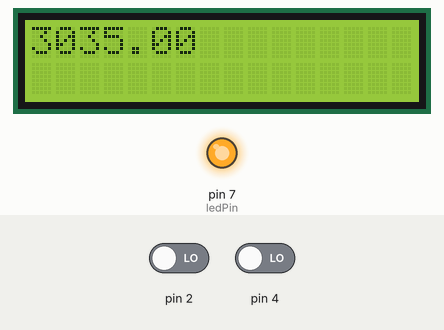
Bench run of a sketch on a simulated Arduino Uno, built with avr-gcc and run on an emulated ATmega328P. On the bench: 16×2 character LCD, output pins drawn as LEDs (lit = HIGH). The inputs (shaded band) are chosen by the test bench; at power-on: pin 2 LOW, pin 4 LOW.

Above: at 3.2 s.
3.3 s: pin 2 driven HIGH
At 3.45 s:
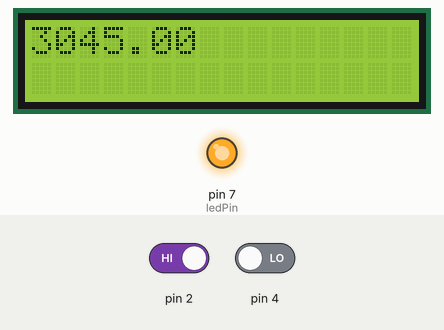
6.3 s: pin 4 driven HIGH
At 6.6 s:
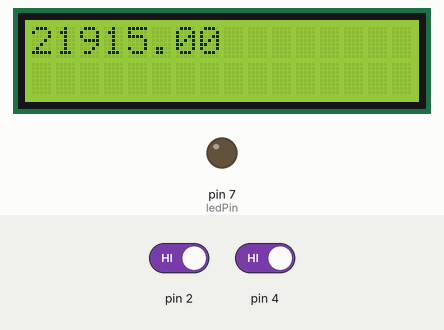
9.3 s: pin 2 driven LOW
At 9.45 s:
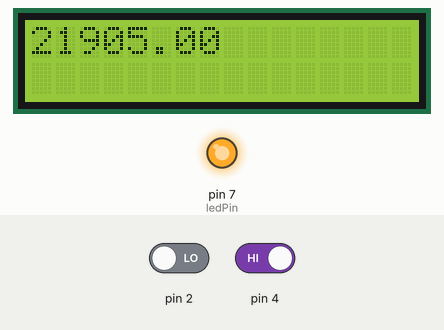
10.8 s: pin 4 driven LOW
At 12.9 s:
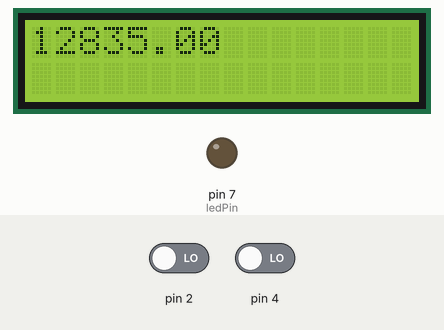
13.2 s: pin 2 driven HIGH
At 13.35 s:
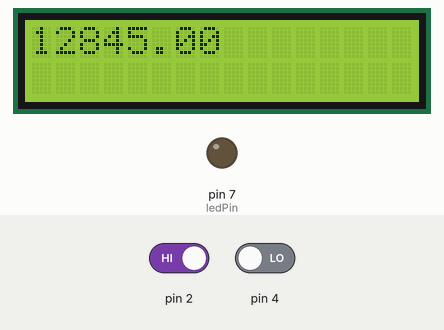
14.7 s: pin 4 driven HIGH
At 15.7 s:
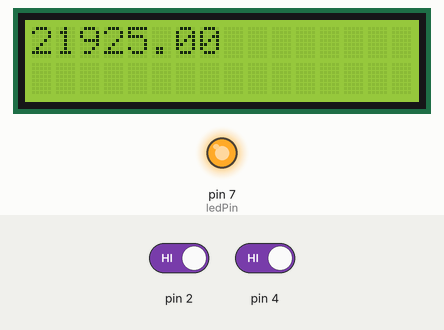
Timing chart, 0 to 17.6 s (numbered marks = the images above; inputs shaded):
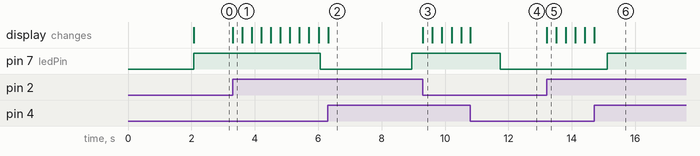

The sketch:

Timer.ino
```cpp
#include<LiquidCrystal.h>            //LCD display library

#define ledPin 7


LiquidCrystal lcd(8,9,10,11,12,13);


float value = 3035;                   //Preload timer value (3035 for 4 seconds)


void setup()

{

  lcd.begin(16,2);

  lcd.setCursor(0,0);

  lcd.print("ARDUINO TIMERS");

  delay(2000);

  lcd.clear();


  pinMode(ledPin, OUTPUT);

  pinMode(2,INPUT);

  pinMode(4,INPUT);


  noInterrupts();                       // disable all interrupts


  TCCR1A = 0;

  TCCR1B = 0;


  TCNT1 = value;                        // preload timer

  TCCR1B |= (1 << CS10)|(1 << CS12);    // 1024 prescaler

  TIMSK1 |= (1 << TOIE1);               // enable timer overflow interrupt ISR

  interrupts();                         // enable all interrupts

}


ISR(TIMER1_OVF_vect)                    // interrupt service routine for overflow

{

  TCNT1 = value;                                // preload timer

  digitalWrite(ledPin, digitalRead(ledPin) ^ 1);  //Turns LED ON and OFF

}


void loop()

{

  if(digitalRead(2) == HIGH)

  {

    value = value+10;             //Incement preload value

  }

  if(digitalRead(4)== HIGH)

  {

    value = value-10;            //Decrement preload value

  }

  lcd.setCursor(0,0);

  lcd.print(value);

}
```

Measured:
- after the input at 3.3 s, the display: changes at once (image 1)
- after the input at 9.3 s, the display: changes at once (image 3)
- after the input at 13.2 s, the display: changes at once (image 5)
